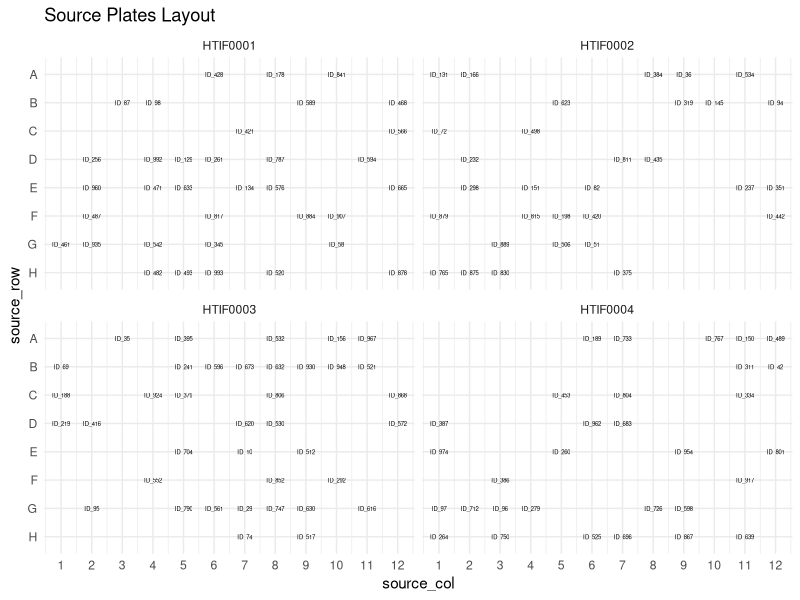

Recreate this plot in R. (Note: this script raises an error after producing the figure.)
## ---- chunk 1
library(plyr)
library(ggplot2)
library(data.table)
library(stringr)
library(knitr)
## ---- chunk 2
opts_chunk$set(fig.path="output/", cache = TRUE, dev=c("png"), message=FALSE, warning=FALSE)
theme_set(theme_minimal())
## ---- chunk 3
set.seed(161115)

template <- data.table(source_rack = rep(paste0("HTIF000", 1:4), each = 96),
                    source_pos = rep(1:96, 4),
                    source_col = rep(1:12, each = 8),
                    source_row = rep(1:8, 12),
                    dest_rack = rep(paste0("HTIF000", 5:8), each = 96),
                    dest_pos = rep(1:96, 4),
                    dest_col = rep(1:12, each = 8),
                    dest_row = rep(1:8, 12))

input <- data.table(source_rack = rep(paste0("HTIF000", 1:4), each = 96),
                    source_id =  paste0("ID_", sample(1:1000, 384)),
                    source_pos = rep(1:96, 4),
                    source_col = rep(1:12, each = 8),
                    source_row = rep(1:8, 12),
                    source_flag = sample(c("Hit", "Miss"), 384, replace = TRUE, prob = c(0.35, 0.65)))
## ---- chunk 4
input[source_flag == "Miss", source_id := NA]
## ---- chunk 5
input_plot <- ggplot(input, aes(x = source_col, y = source_row, label = source_id))
input_plot + geom_text(size = 1.5) +
            facet_wrap( ~ source_rack) +
            scale_x_continuous(breaks = 1:12) +
            ylim(LETTERS[8:1]) +
            ggtitle("Source Plates Layout")
## ---- chunk 6
input_fil <- input[source_flag == "Hit",]
## ---- chunk 7
input_fil[, `:=`(dest_rack = rep(paste0("HTIF000", 5:8), each = 96),
                 dest_pos = 1:96,
                 dest_col = rep(1:12, each = 8),
                 dest_row = rep(1:8, 12))]
## ---- chunk 8
output_plot <- ggplot(input_fil, aes(x = dest_col, y = dest_row, label = source_id))
output_plot + geom_text(size = 1.5) +
            facet_wrap( ~ dest_rack) +
            scale_x_continuous(breaks = 1:12) +
            ylim(LETTERS[8:1]) +
            ggtitle("Dest Plates Layout")
## ---- chunk 9
sessionInfo()
